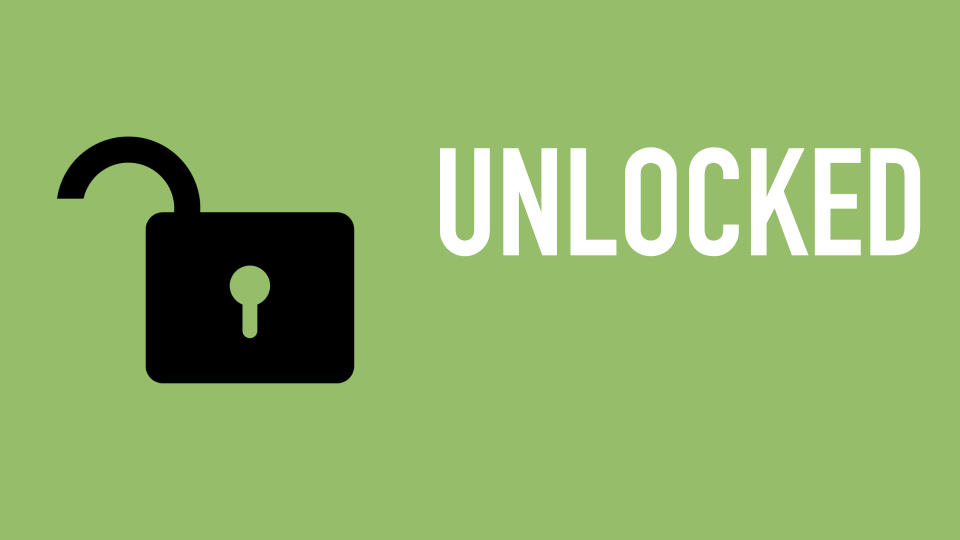
#> input picture controller/watcher/src/image/display_unlocked.jpeg, 1920 x 1080 px (shown at 1/2 size)
$ python display_handler.py
#> lines starting #> are read from the running program, lines starting #| are printed output that depends on the picture
from outcome_sender import outcome_sender as sender
import cv2, time

img1 = cv2.imread('./image/display_unlocked.jpeg')
#> img1 is the input picture: shape (1080, 1920, 3); mean B, G, R 105.7, 178.4, 144.2
img1 = cv2.resize(img1, (640, 480))
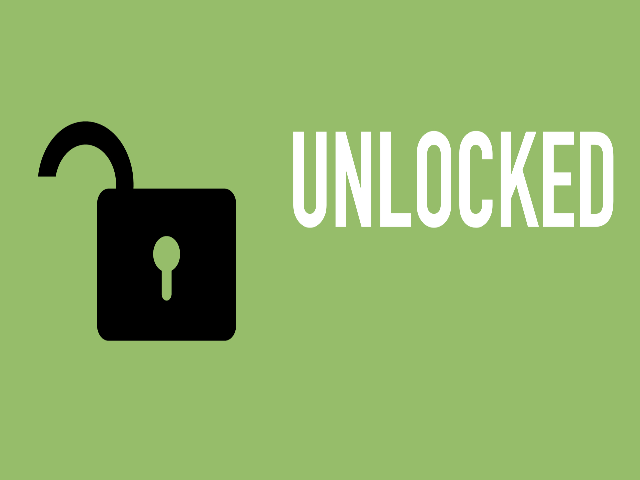
#> img1: shape (480, 640, 3); mean B, G, R 105.8, 178.4, 144.3

img2 = cv2.imread('./image/display_locked.jpeg')
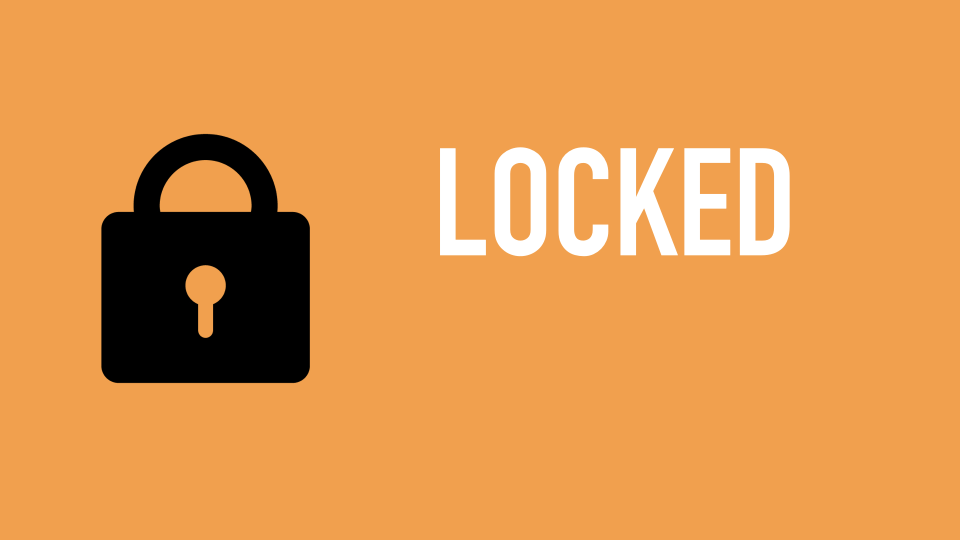
#> input picture controller/watcher/src/image/display_locked.jpeg, 1920 x 1080 px (shown at 1/2 size)
#> img2 is the input picture: shape (1080, 1920, 3); mean B, G, R 78.5, 151.4, 223.5
img2 = cv2.resize(img2, (640, 480))
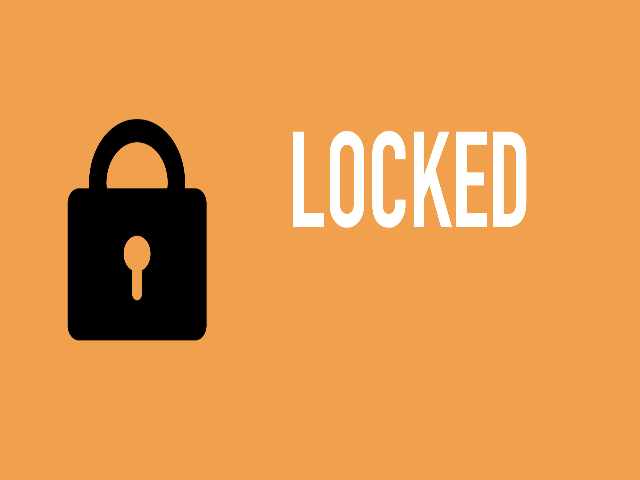
#> img2: shape (480, 640, 3); mean B, G, R 78.6, 151.5, 223.5

cv2.namedWindow("window", cv2.WND_PROP_FULLSCREEN)
cv2.setWindowProperty("window",cv2.WND_PROP_FULLSCREEN,cv2.WINDOW_FULLSCREEN)


while(True):
#> (the run stopped early here; a loop or call above may not have finished)
